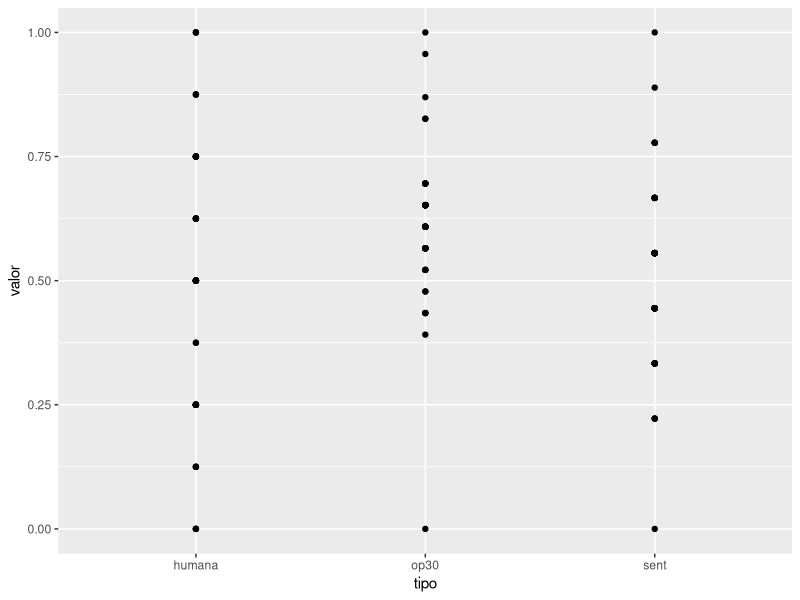
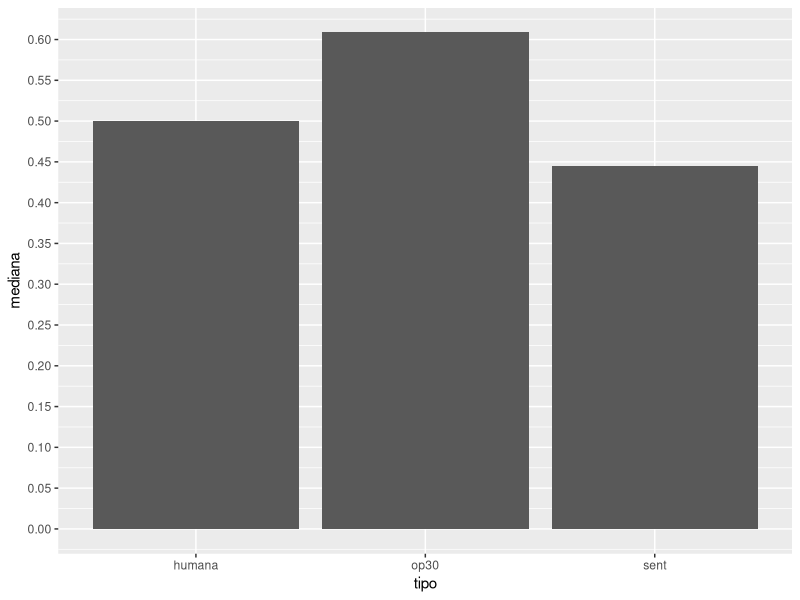

The R script that drew these images, in order:
library(tidyverse)

# Lendo arquivo de avaliação humana para dataframe selecionando colunas: id e insatisfacao
avaliacao_humana <- read_csv("data/3-avaliacao-humana/reclamacoes-avaliadas-20180924.csv") %>% 
  select(id, insatisfacao)
glimpse(avaliacao_humana)

# Lendo arquivo de avaliação automática para dataframe selecionando colunas: id, op30 e sent
avaliacao_automatica <- read_csv("data/5-sentimentos/sentimento.csv") %>% 
  select(id, sentimento_op30, sentimento_sent)
glimpse(avaliacao_automatica)

# lista as primeiras ocorrências no dataframe
head(avaliacao_humana)
head(avaliacao_automatica)

# imprime um sumário dos dados de insatisfação humana
summary(avaliacao_humana$insatisfacao)

# normaliza os dados de avaliação humana em uma escala de 0..1
avaliacao_humana <- avaliacao_humana %>% 
  mutate(val_humana = (insatisfacao - min(insatisfacao, na.rm = T)) / 
                      (max(insatisfacao, na.rm = T) - min(insatisfacao, na.rm = T))) %>% 
  select(-insatisfacao)

# normaliza os dados de sentimento automático em uma escala de 0..1 invertida (0 + negativo e 1 + positivo)
avaliacao_automatica <- avaliacao_automatica %>% 
  mutate(val_op30 = (sentimento_op30 - min(sentimento_op30, na.rm = T)) / 
                    (max(sentimento_op30, na.rm = T) - min(sentimento_op30, na.rm = T))) %>% 
  mutate(val_sent = (sentimento_sent - min(sentimento_sent, na.rm = T)) / 
                    (max(sentimento_sent, na.rm = T) - min(sentimento_sent, na.rm = T))) %>% 
  select(id, val_op30, val_sent)

# inverte a escala de positividade, para0 = a mais positivo e 1 = mais negativo
avaliacao_automatica <- avaliacao_automatica %>% 
  mutate(val_op30 = 1 - val_op30, val_sent = 1 - val_sent)
glimpse(avaliacao_automatica)

head(avaliacao_humana)
head(avaliacao_automatica)

# realiza a junção entre dataframes pela coluna id 
resultado <- full_join(avaliacao_automatica, avaliacao_humana, by = "id") %>% 
  filter(!is.na(val_humana))

# renomeia as colunas do dataframe
resultado <- resultado %>% rename(op30 = val_op30, sent = val_sent, humana = val_humana)

# transforma o formato do dataframe para auxiliar a visualização
res_trans <- resultado %>% gather("tipo", "valor", 2:4) %>% arrange(id)

# plot de pontos das avaliações por tipo
ggplot(res_trans, aes(tipo, valor)) +
  geom_point()

# Agrupa a mediana e media de valores por tipo
dff <- res_trans %>% group_by(tipo) %>% 
  summarise(mediana = median(valor),
            media = mean(valor))

# Gráfico das medianas por tipo de avaliação
ggplot(dff, aes(tipo, mediana)) + 
  geom_bar(stat = "identity") + 
  scale_y_continuous(breaks = seq(0, 1, 0.05))

# Calcula o erro absoluto para a avaliação humana em relação as avaliações auto.
resultado <- resultado %>% group_by(id) %>% 
  mutate(erro_op30 = op30 - humana,
         erro_sent = sent - humana)

# Outras visualizações sobre o erro que podem ser realizadas
# Estudem boxplot
# Estudem intervalo de confiança



